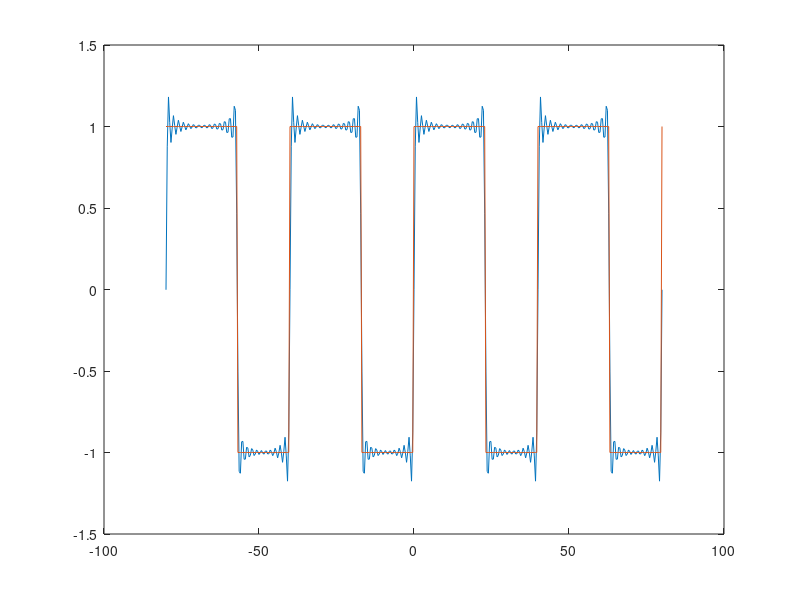
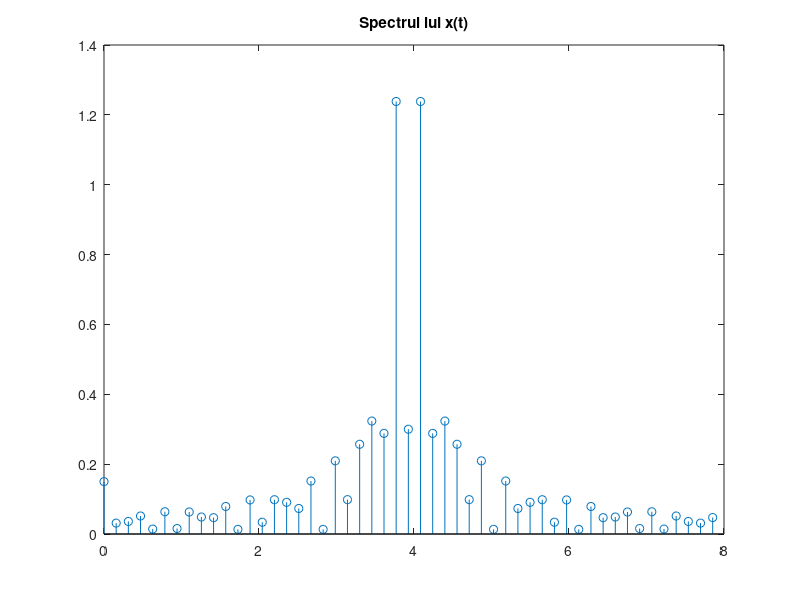

Here is the MATLAB script that generated these plots, in order:
T = 40;
D = 23;
dutyCicle = 57.5;
w0 = 2 * pi / T;
N = 50;
pas = T / 100;  
t = -2 * T : pas : 2 * T;


coeficienti = zeros(1,N);
A = 0;

Semnal_Dreptunghiular = square( w0 * t, dutyCicle);

Semnal_Initial = @(t,k) square( w0 * t, dutyCicle).*exp( -1j * k * w0 * t);
Semnal_Reconstruit = 0;

componenta_continua = (1 / T) * integral(@(t) Semnal_Initial(t,0),0,T);

for k = 1:1:50
    coeficienti(k) = (1 / T) * integral(@(t) Semnal_Initial(t,k - 25 ),0,T);
    Semnal_Reconstruit = Semnal_Reconstruit + coeficienti(k) * exp( 1j * (k - 25) * w0 * t);
end

A(1)=abs(componenta_continua);

for k=1:N
      A(k+1) = 2 * abs(coeficienti(k)); 
      %calculam coeficientii Seriei Fourier Armonice care vor reprezenta amplitudinile din spectru
end

figure(1);
plot(t, Semnal_Reconstruit, t, Semnal_Dreptunghiular);

figure(2);
stem([0:N] * w0, A), title('Spectrul lui x(t)');
% reprezentam A in functie de frecventa fundamentala * numarul coeficientului corespunzator